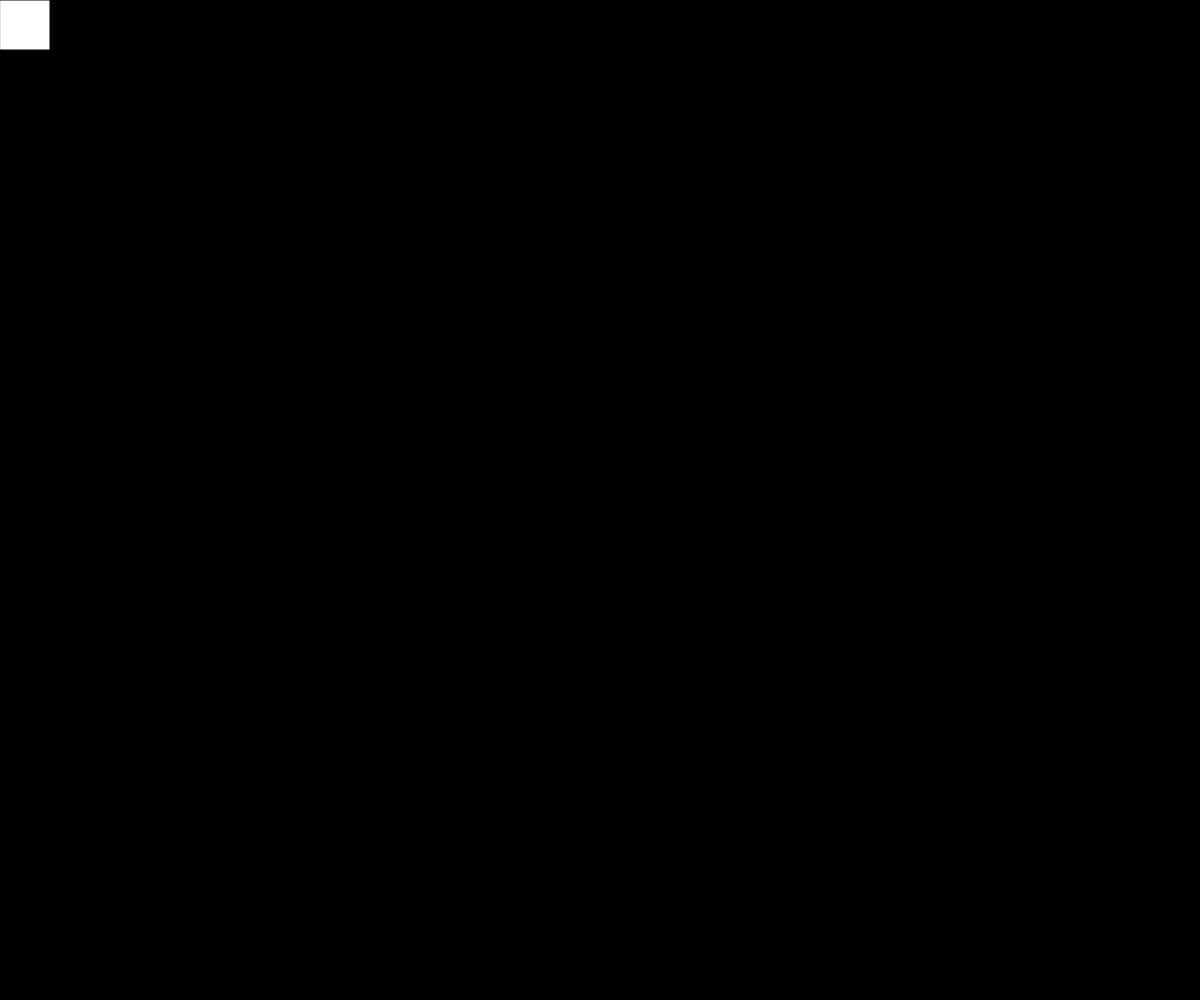
Frame 1 (no input)
Frame 60 (no input): identical to frame 1, image omitted
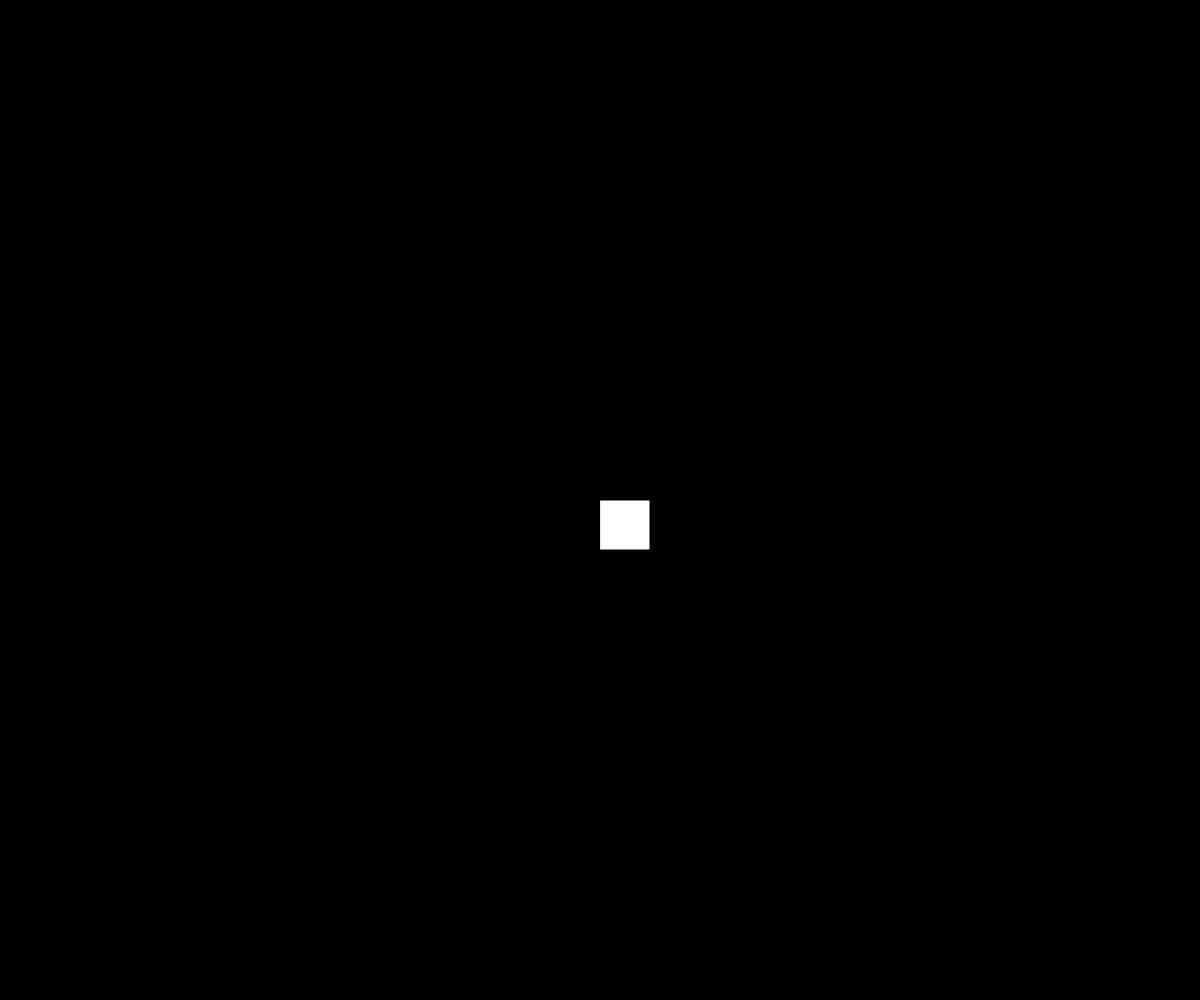
Frame 120 (the mouse pressed at the canvas centre since frame 60)

The p5.js sketch that drew these frames (run headless with seeded random() and noise() and a simulated clock; from frame 60 on, the mouse is pressed at the canvas centre):

// p5.js sketch
// ── sketch.js
// Start Screen
// Jhaymee Bisenio
// 13 Mar 2024
// Create a start screen and something that happens after it using functions

let state = true;

function setup() {
  createCanvas(windowWidth, windowHeight);
}

function draw() {
  background("black");
  secondscreen()
}

function startscreen() {
  rect(width / 2, height / 2, 100, 100);
}

function secondscreen() {
  square(mouseX, mouseY, 50);
}

function mousePressed() {

}

// EXAMPLE CODE (for reference)

/* // State variable for the button
let buttonPressed = false;

// Button object to store all of the button variable together
let myButton = {x: 0, y: 0, w: 0, h: 0, color: ""}

function setup() {
  createCanvas(windowWidth, windowHeight);
  
  //Set the initial properties of myButton
  //subtract 1/2 the w and h from x and y to get true center
  myButton.w = 120;
  myButton.h = 40;
  myButton.x = width/2 - myButton.w/2;
  myButton.y = height/2 - myButton.h/2;
  myButton.color = "red";
}

function draw() {
  background(220);

  if (buttonPressed===false) {
    //Calls the myButton function in the draw loop
    drawButton();
  }
}

//build in p5js funciton for mouse reactions
function mousePressed() {

  //Checks if the mouse is within the x coordinates of the button
  if (mouseX > myButton.x && mouseX < (myButton.x + myButton.w)) {

    //Switch "true" out for a similar condition that checks y coordinates
    if(true) {
      buttonPressed = true;
    }
    
  }

}

//custom function that draws the button when called
function drawButton() {
  fill(myButton.color);
  rect(myButton.x, myButton.y, myButton.w, myButton.h);
} */
